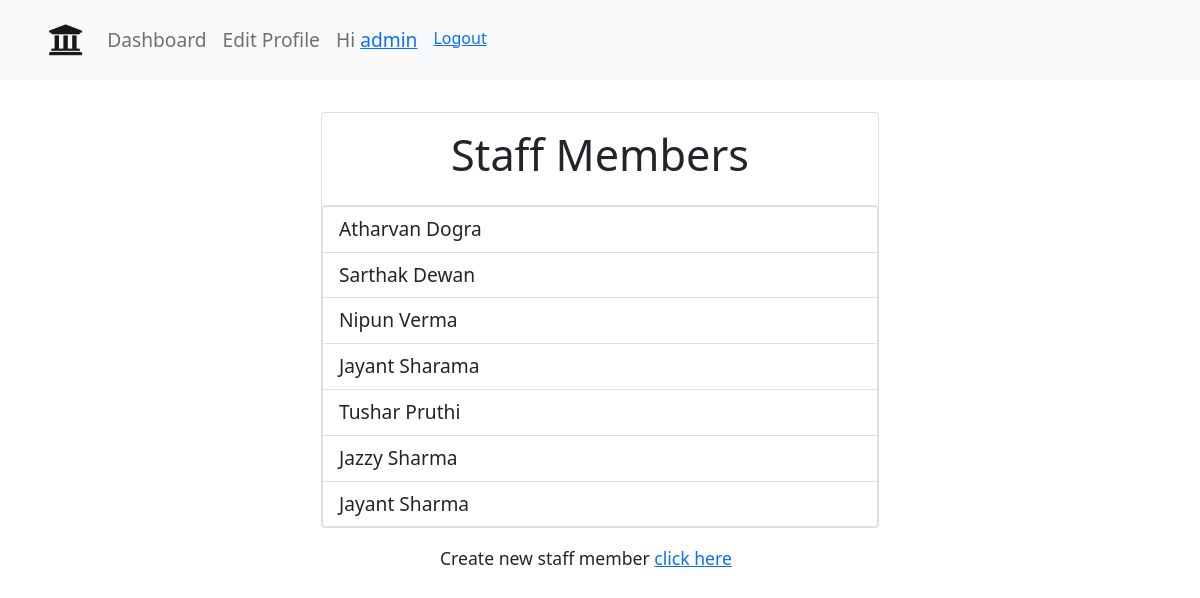
/staff-members-list (signed in), run on an earlier commit of the app's database.
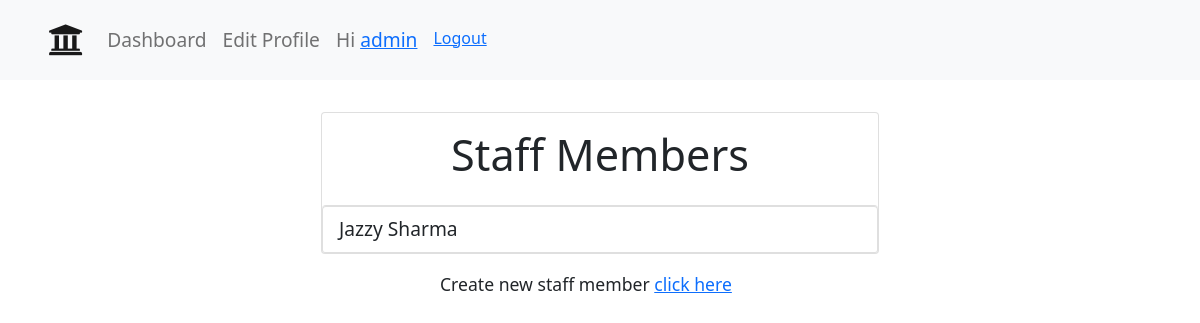
And on a later commit of the database.
### main/models.py (models this page shows, shortened)
class Staff(models.Model):
    name=models.CharField(max_length=100)
    mobile_number=models.IntegerField()
    email=models.EmailField()
    category=models.ForeignKey('Category',on_delete=CASCADE)
    designation=models.ForeignKey('Designation',on_delete=CASCADE)
    agency = models.ForeignKey('Agency',on_delete=CASCADE)

### main/views.py (the view)
# urls.py: path('staff-members-list', views.adminStaff, name='adminStaff'),
def adminStaff(request):
	staffs = Staff.objects.all()
	return render(request, "admin/adminStaffs.html", {"staffs":staffs})

### templates/admin/adminStaffs.html (shortened to what this page needs)
{% extends 'base.html' %}
{% load static %}
{% block body %}
{% include 'navbar.html' with user=user %}
<div class="container">
    <div class="card custom-card-list">
    <h2>Staff Members</h2>
    <ul class="list-group">
        {% for staff in staffs %}
        <li class="list-group-item">{{staff.name}}</li>
        {% endfor %}
    </ul>
    </div>
    </div>
    <div class="new-user-form">
        <h6>Create new staff member <a href="#">click here</a></h6>
    </div>
{% endblock body %}

### templates/base.html (shortened to what this page needs)
{% load static %}
<html lang="en">
<head>
    <link rel="stylesheet" href="https://cdn.jsdelivr.net/npm/bootstrap@5.1.3/dist/css/bootstrap.min.css">
    <link rel="stylesheet" href="https://pro.fontawesome.com/releases/v5.10.0/css/all.css"/>
    <link rel="stylesheet" href="{% static 'styles/base.css' %}">
</head>
<body>
    {% block body %}{% endblock %}
</body>
</html>

### templates/navbar.html (shortened to what this page needs)
{% extends "base.html" %}
{% block body %}
<nav class="navbar navbar-expand-lg navbar-light bg-light">
    <a class="navbar-brand" href="{% url 'main:home' %}"><i class="fas fa-university"></i></a>
    <div class="collapse navbar-collapse" id="navbarNav">
      <ul class="navbar-nav">
        <li class="nav-item">
          <a class="nav-link nav_text" href="{% url 'main:home' %}">Dashboard</a>
        </li>
        <li class="nav-item">
          <a class="nav-link nav_text" href="#">Edit Profile</a>
        </li>
        {% if user.is_authenticated %}
          <li class="nav-link nav_text">
            Hi <a href="/"> {{ user.username }} </a>
          </li>
          <li class="nav-link"><a href="{% url 'main:logout' %}">Logout</a></li>
        {% else %}
          <li class="nav-item"><button class="btn"><a href="{% url 'main:login' %}">Login</a></button></li>
        {% endif %}
      </ul>
    </div>
</nav>
  {% endblock %}

### static/styles/base.css (style rules this page uses)
.card { margin-top: 2rem; }
.navbar { padding: 0 3rem; height: 80px; }
.fa-university { font-size: 2.2rem; }
.nav_text { font-size: 1.2rem; }
.custom-card-list { width: 50%; left: 50%; transform: translate(-50%); }
.custom-card-list .list-group-item { font-size: 1.2rem; }
.custom-card-list h2 { text-align: center; font-size: 2.7rem; padding: 1rem; }
.new-user-form { width: 30%; margin: 0 auto; padding: 20px; }
.new-user-form h6 { font-size: 1.1rem; }

What changed in the data, as far as the page shows it:
removed Staff: name "Atharvan Dogra"
removed Staff: name "Sarthak Dewan"
removed Staff: name "Nipun Verma"
removed Staff: name "Jayant Sharama"
removed Staff: name "Tushar Pruthi"
removed Staff: name "Jayant Sharma"
